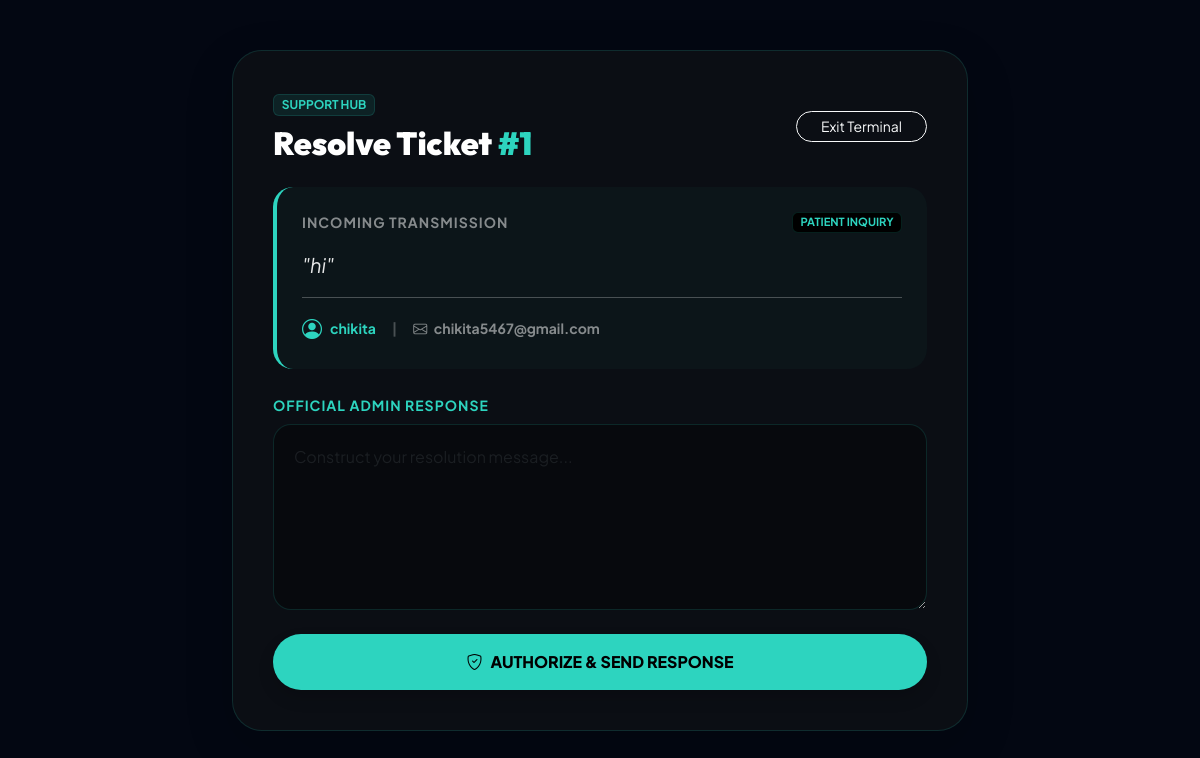
The page /admin/reply_message.php?id=1 (signed in) on the database its author committed.
### tables this page shows
CREATE TABLE `support_messages` (
  `id` int(11) NOT NULL,
  `user_id` int(11) NOT NULL,
  `order_id` varchar(50) DEFAULT NULL,
  `message` text NOT NULL,
  `admin_reply` text DEFAULT NULL,
  `status` enum('pending','solved') DEFAULT 'pending',
  `created_at` timestamp NOT NULL DEFAULT current_timestamp()
);

CREATE TABLE `users` (
  `id` int(11) NOT NULL,
  `username` varchar(50) DEFAULT NULL,
  `email` varchar(100) NOT NULL,
  `password` varchar(255) NOT NULL,
  `role` varchar(20) DEFAULT 'admin',
  `created_at` timestamp NOT NULL DEFAULT current_timestamp(),
  `theme` varchar(20) DEFAULT 'dark'
);

### admin/reply_message.php (the view, shortened to what this page needs)
<?php
include('../config/db_connect.php');
$msg_id = (int)$_GET['id'];
$query = "SELECT m.*, u.username, u.email
          FROM support_messages m
          LEFT JOIN users u ON m.user_id = u.id
          WHERE m.id = $msg_id";
$result = mysqli_query($conn, $query);
$msg = mysqli_fetch_assoc($result);
?>
<!DOCTYPE html>
<html lang="en">
<head>
    <link href="https://cdn.jsdelivr.net/npm/bootstrap@5.3.0/dist/css/bootstrap.min.css" rel="stylesheet">
    <link rel="stylesheet" href="https://cdn.jsdelivr.net/npm/bootstrap-icons@1.11.0/font/bootstrap-icons.css">
</head>
<body>
<div class="container pb-5">
    <div class="row justify-content-center">
        <div class="col-lg-8">
            <div class="reply-panel shadow-lg">
                <div class="d-flex justify-content-between align-items-center mb-4">
                    <div>
                        <span class="badge mb-2" style="background: rgba(45, 212, 191, 0.1); color: var(--cyan); border: 1px solid var(--border);">SUPPORT HUB</span>
                        <h2 class="fw-900 m-0" style="font-family: 'Outfit';">Resolve Ticket <span class="text-cyan">#<?php echo $msg_id; ?></span></h2>
                    </div>
                    <a href="messages.php" class="btn btn-outline-light btn-sm rounded-pill px-4">Exit Terminal</a>
                </div>
                <div class="original-msg mb-4">
                    <div class="d-flex justify-content-between align-items-center mb-3">
                        <div class="small opacity-50 fw-bold text-uppercase" style="letter-spacing: 1px;">Incoming Transmission</div>
                        <span class="badge bg-black text-cyan border border-info" style="font-size: 0.7rem; border-color: var(--border) !important;">PATIENT INQUIRY</span>
                    </div>
                    <p class="mb-0 fs-5" style="font-style: italic; opacity: 0.9; line-height: 1.6;">"<?php echo nl2br(htmlspecialchars($msg['message'])); ?>"</p>
                    <hr class="my-3 opacity-10">
                    <div class="d-flex align-items-center small text-cyan fw-bold">
                        <div class="d-flex align-items-center">
                            <i class="bi bi-person-circle me-2 fs-5"></i>
                            <?php echo htmlspecialchars($msg['username'] ?? 'Anonymous Entity'); ?>
                        </div>
                        <span class="text-white opacity-25 mx-3">|</span>
                        <div class="text-white opacity-50">
                            <i class="bi bi-envelope me-1"></i> <?php echo htmlspecialchars($msg['email'] ?? 'No Route'); ?>
                        </div>
                    </div>
                </div>
                <form action="reply_message.php?id=<?php echo $msg_id; ?>" method="POST">
                    <div class="mb-4">
                        <label class="form-label small fw-bold text-cyan text-uppercase" style="letter-spacing: 1px;">Official Admin Response</label>
                        <textarea name="admin_reply" class="form-control" rows="6" placeholder="Construct your resolution message..." required></textarea>
                    </div>
                    <button type="submit" name="submit_reply" class="btn btn-cyan w-100 py-3 shadow">
                        <i class="bi bi-shield-check me-2"></i>AUTHORIZE & SEND RESPONSE
                    </button>
                </form>
            </div>
        </div>
    </div>
</div>
</body>
</html>

### admin/reply_message.php (style rules this page uses)
:root { --cyan: #2DD4BF; --bg-deep: #030712; --card-bg: #0b0e14; --border: rgba(45, 212, 191, 0.15); }
body { background: var(--bg-deep) !important; color: #fff; font-family: 'Plus Jakarta Sans', sans-serif; background-image: radial-gradient(circle at 50% 0%, rgba(45, 212, 191, 0.05) 0%, transparent 50%); min-height: 100vh; }
.reply-panel { background: var(--card-bg); border: 1px solid var(--border); border-radius: 30px; padding: 40px; margin-top: 50px; box-shadow: 0 25px 50px -12px rgba(0,0,0,0.5); }
.original-msg { background: rgba(45, 212, 191, 0.03); border-radius: 20px; padding: 25px; border-left: 4px solid var(--cyan); }
textarea { background: rgba(0, 0, 0, 0.3) !important; color: white !important; border: 1px solid var(--border) !important; border-radius: 18px !important; padding: 20px !important; }
.text-cyan { color: var(--cyan) !important; }
.fw-900 { font-weight: 900; }
.btn-cyan { background: var(--cyan); color: #000; font-weight: 800; border-radius: 50px; padding: 15px; transition: 0.3s; border: none; }

### rows shown on the page
support_messages: message "hi", user.username "chikita", user.email "chikita5467@gmail.com"

### other values the page prints
$msg_id "1"
